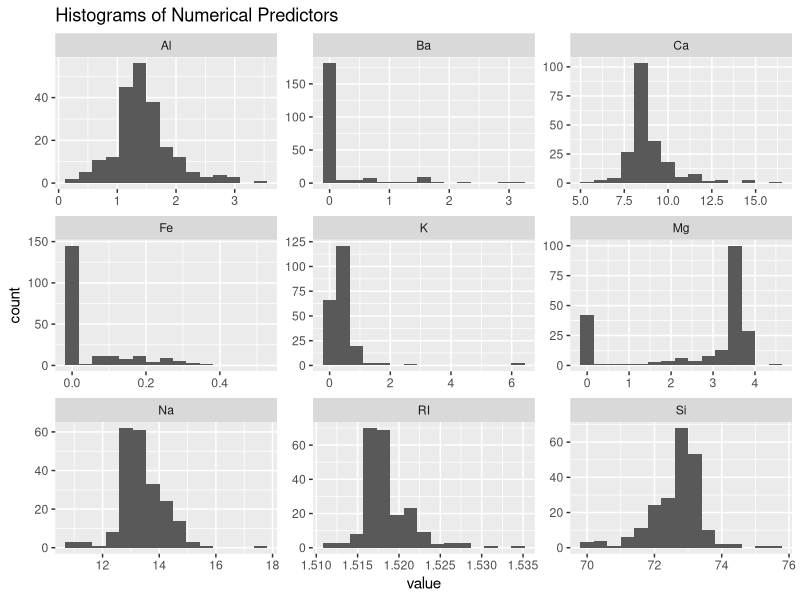
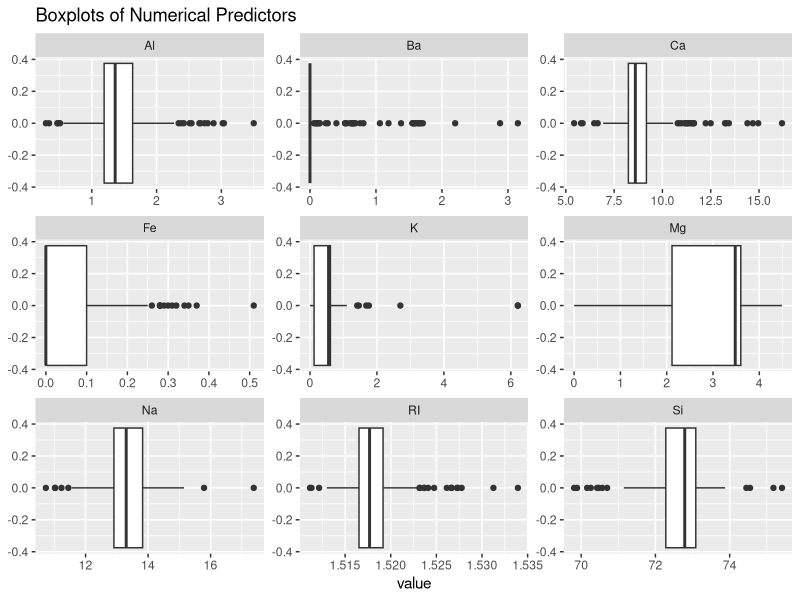
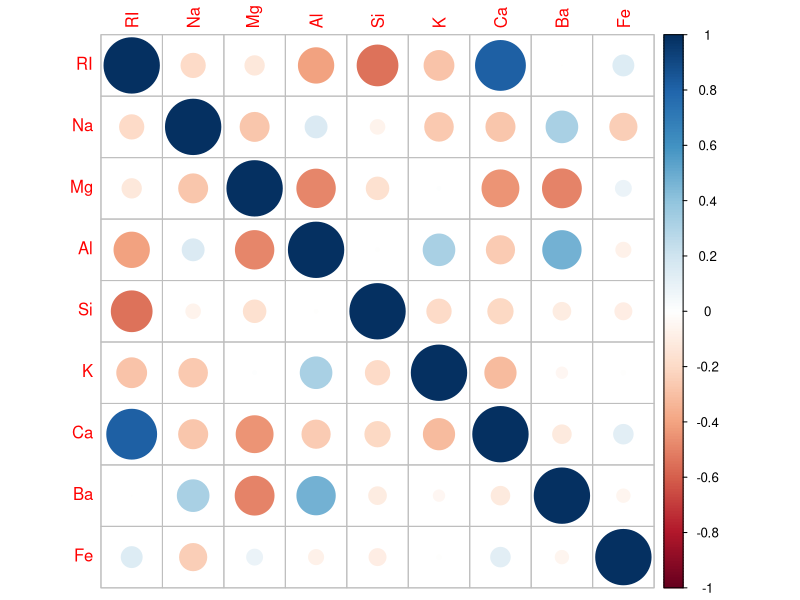
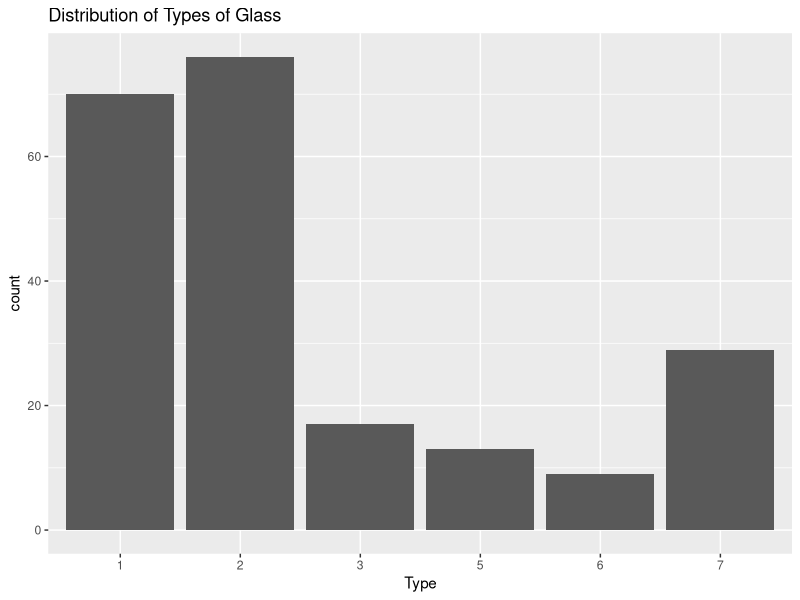
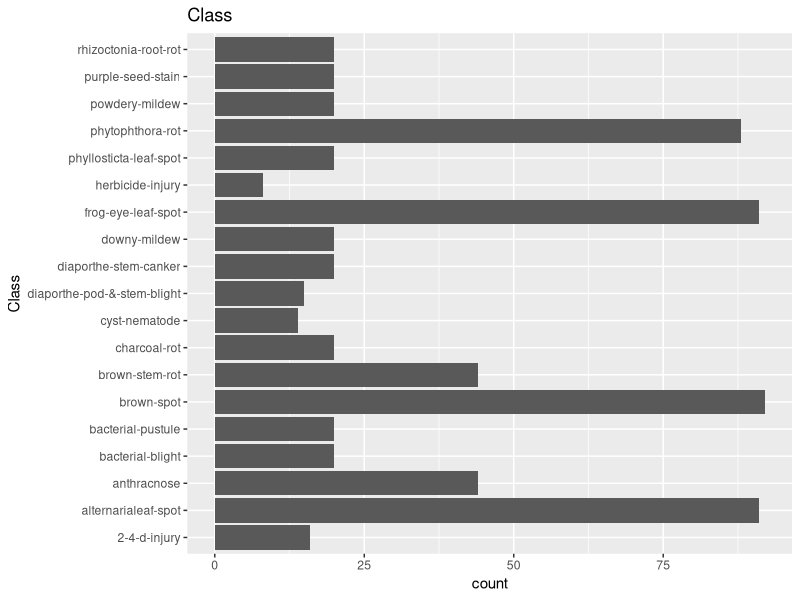
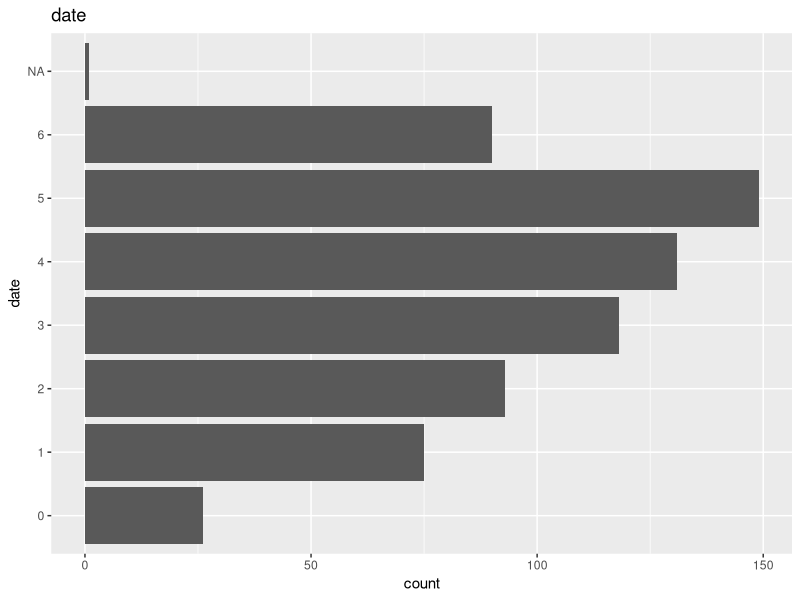
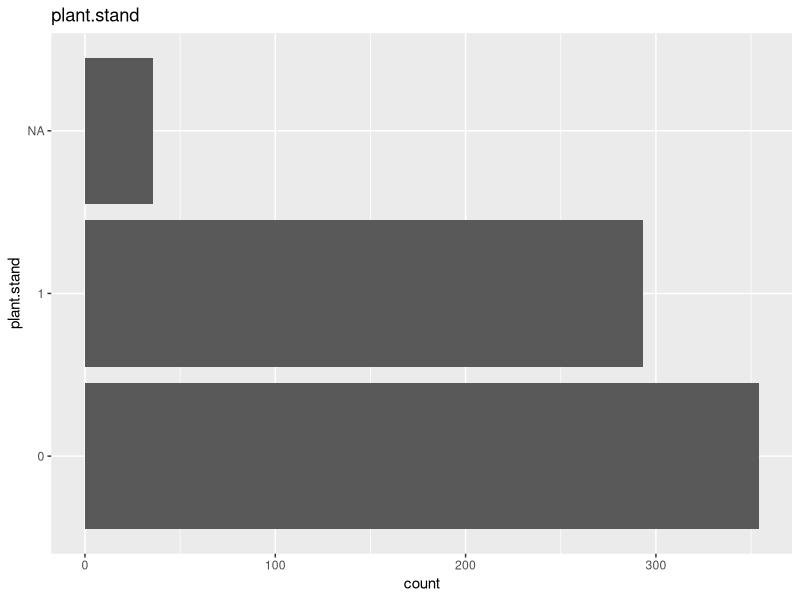
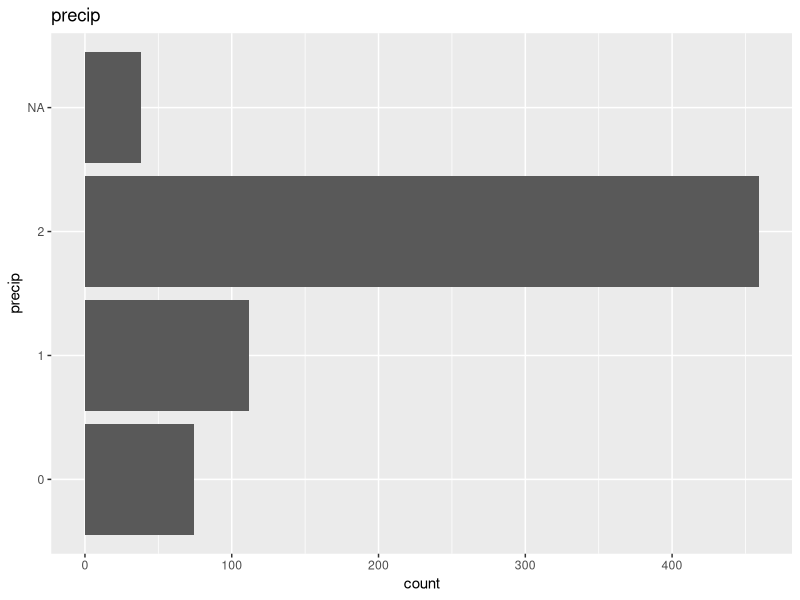

Generate these figures, in order, with R:
## ---- chunk 1

library(mlbench) 
library(tidyverse)
library(corrplot)
library(e1071)
library(caret)
data(Glass)

Glass %>%
  keep(is.numeric) %>%
  gather() %>%
  ggplot(aes(value)) + 
  geom_histogram(bins = 15) + 
  facet_wrap(~key, scales = 'free') +
  ggtitle("Histograms of Numerical Predictors")

Glass %>%
  keep(is.numeric) %>%
  gather() %>%
  ggplot(aes(value)) + 
  geom_boxplot() + 
  facet_wrap(~key, scales = 'free') +
  ggtitle("Boxplots of Numerical Predictors")

Glass %>%
  keep(is.numeric) %>%
  cor() %>%
  corrplot() 

Glass %>%
  ggplot() +
  geom_bar(aes(x = Type)) +
  ggtitle("Distribution of Types of Glass")

## ---- chunk 2
library(e1071)
Glass %>%
  keep(is.numeric) %>%
  apply(., 2, skewness) %>%
  round(4)
## ---- chunk 3
library(caret)
Glass %>%
  keep(is.numeric) %>%
  mutate_all(funs(BoxCoxTrans(.)$lambda)) %>%
  head(1)
## ---- chunk 4
data(Soybean)

columns <- colnames(Soybean)

lapply(columns,
  function(col) {
    ggplot(Soybean, 
           aes_string(col)) + geom_bar() + coord_flip() + ggtitle(col)})

## ---- chunk 5
Soybean %>%
  summarise_all(list(~is.na(.)))%>%
  pivot_longer(everything(), names_to = "variables", values_to="missing") %>%
  count(variables, missing) %>%
  ggplot(aes(y = variables, x=n, fill = missing))+
  geom_col(position = "fill") +
  labs(title = "Proportion of Missing Values",
       x = "Proportion") +
  scale_fill_manual(values=c("grey","red"))

## ---- chunk 6
Soybean %>%
  group_by(Class) %>%
  mutate(class_Total = n()) %>%
  ungroup() %>%
  filter(!complete.cases(.)) %>%
  group_by(Class) %>%
  mutate(Missing = n(),
         Proportion =  Missing / class_Total) %>% 
  ungroup()%>%
  select(Class, Proportion) %>%
  distinct()

## ---- chunk 7
Soybean %>%
  filter(!Class %in% c("phytophthora-rot", "diaporthe-pod-&-stem-blight", "cyst-nematode",
                       "2-4-d-injury", "herbicide-injury")) %>%
  summarise_all(list(~is.na(.)))%>%
  pivot_longer(everything(), names_to = "variables", values_to="missing") %>%
  count(variables, missing) %>%
  ggplot(aes(y = variables, x=n, fill = missing))+
  geom_col(position = "fill") +
  labs(title = "Proportion of Missing Values with Missing Classes Removed",
       x = "Proportion") +
  scale_fill_manual(values=c("grey","red"))

